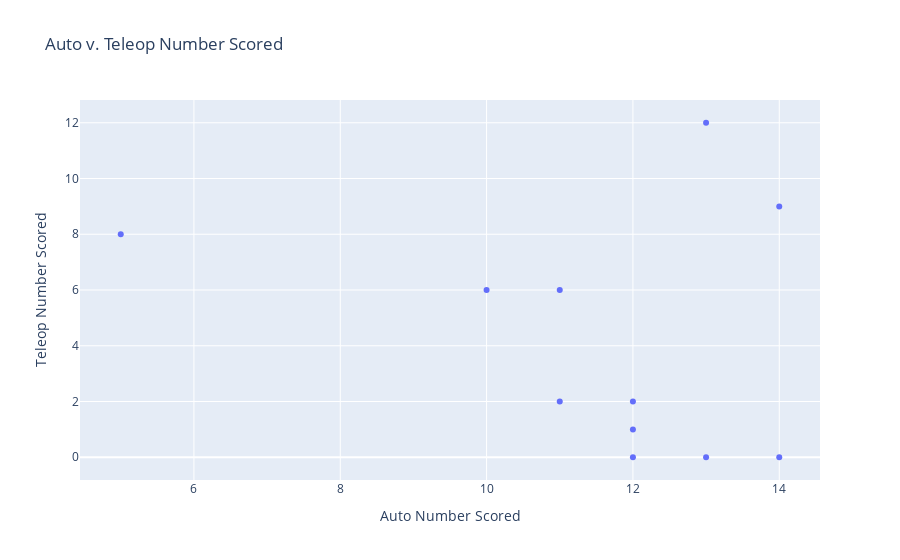

Notebook code for this chart:
### Code cell
#add team hover thing, colors
fig = px.scatter(new_df, x= "Auto Number Scored", y="Teleop Number Scored", title="Auto v. Teleop Number Scored")
fig.show()

### Figure 1 — Plotly figure (JSON) as saved in the notebook; plotly's stock layout.template omitted (floating-point values rounded to 4 significant figures)
{"data": [{"hovertemplate": "Auto Number Scored=%{x}<br>Teleop Number Scored=%{y}<extra></extra>", "legendgroup": "", "marker": {"color": "#636efa", "symbol": "circle"}, "mode": "markers", "name": "", "orientation": "v", "showlegend": false, "type": "scatter", "x": [12, 10, 5, 14, 12, 11, 11, 12, 14, 13, 13], "xaxis": "x", "y": [1, 6, 8, 0, 2, 6, 2, 0, 9, 12, 0], "yaxis": "y"}], "layout": {"legend": {"tracegroupgap": 0}, "title": {"text": "Auto v. Teleop Number Scored"}, "xaxis": {"anchor": "y", "domain": [0, 1], "title": {"text": "Auto Number Scored"}}, "yaxis": {"anchor": "x", "domain": [0, 1], "title": {"text": "Teleop Number Scored"}}}}
